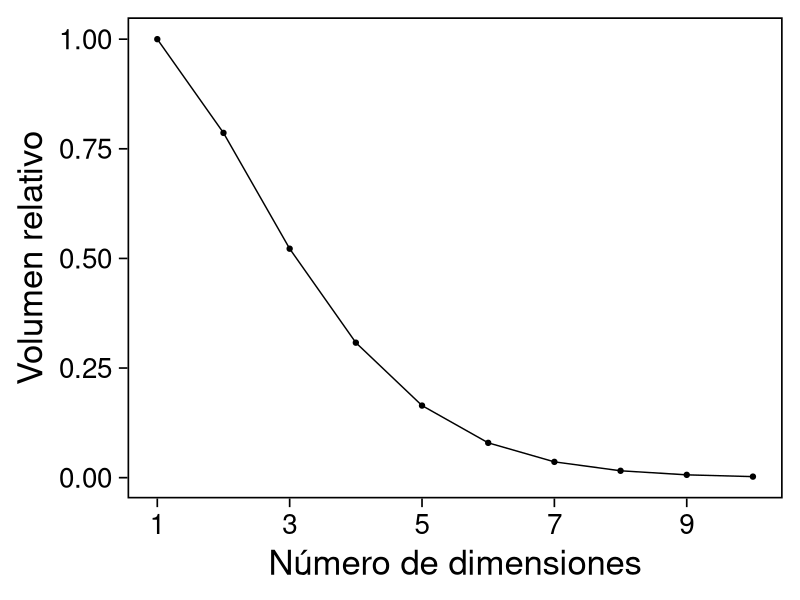
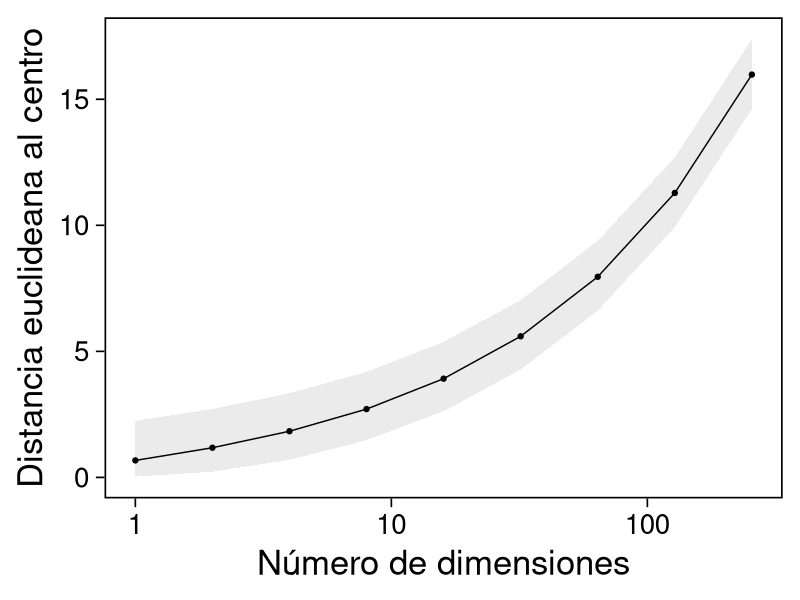
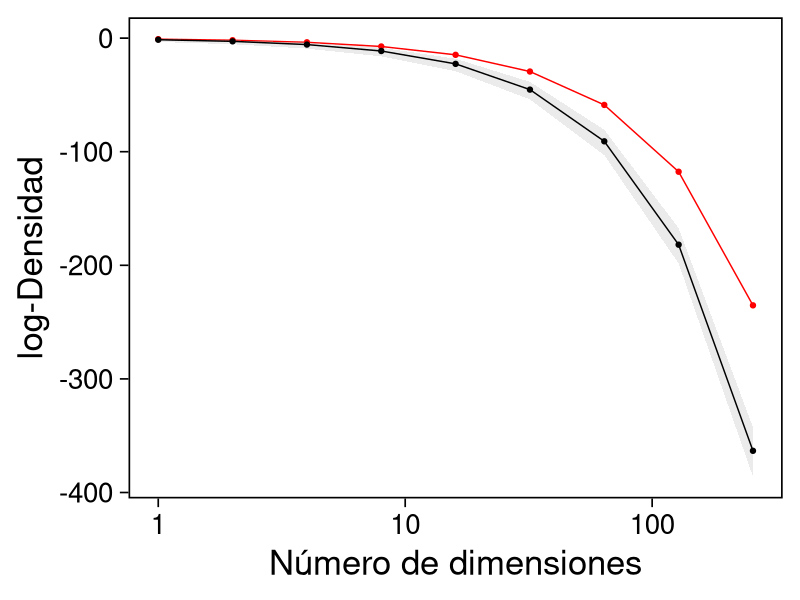
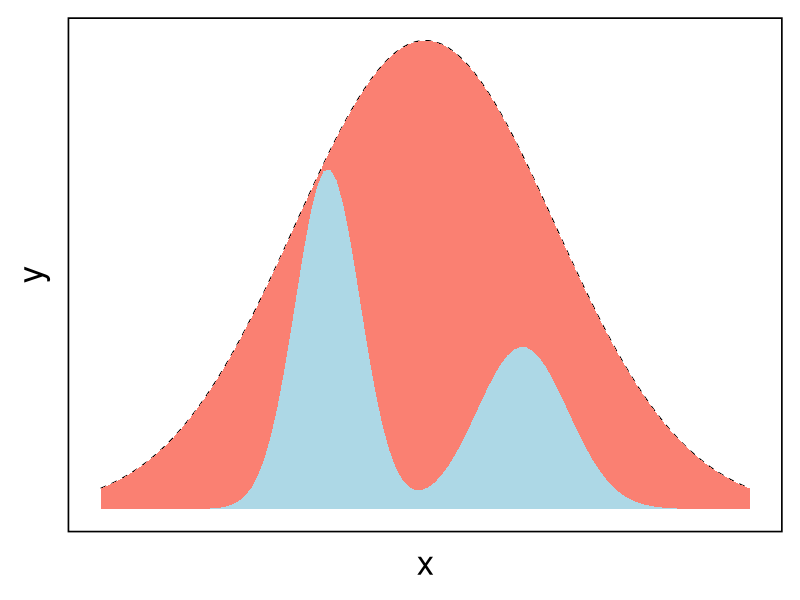
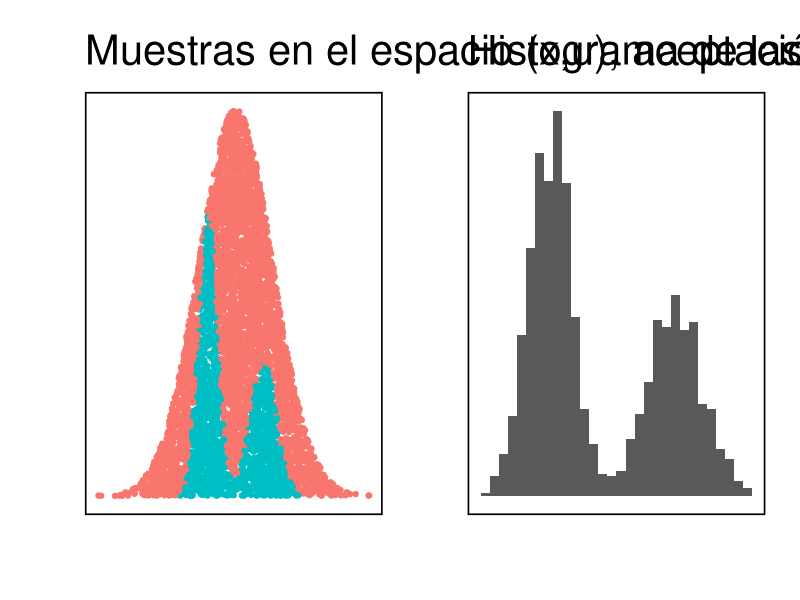
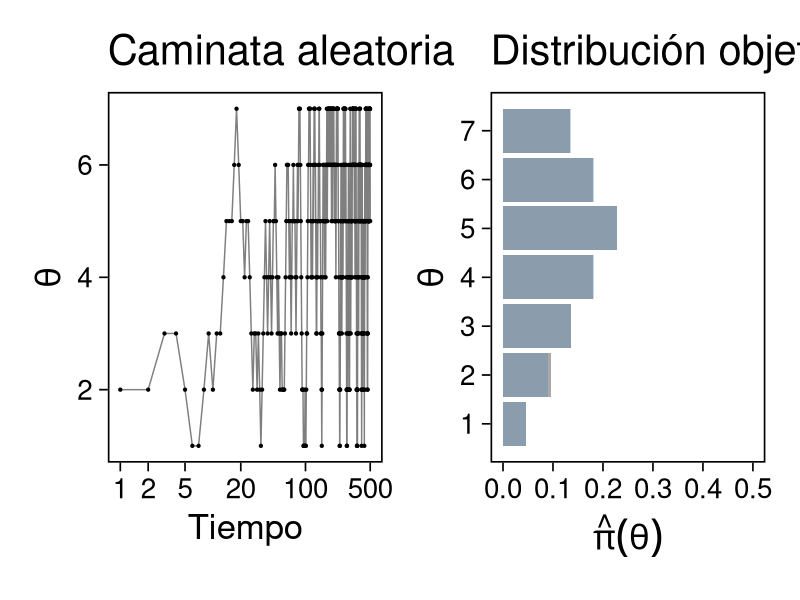
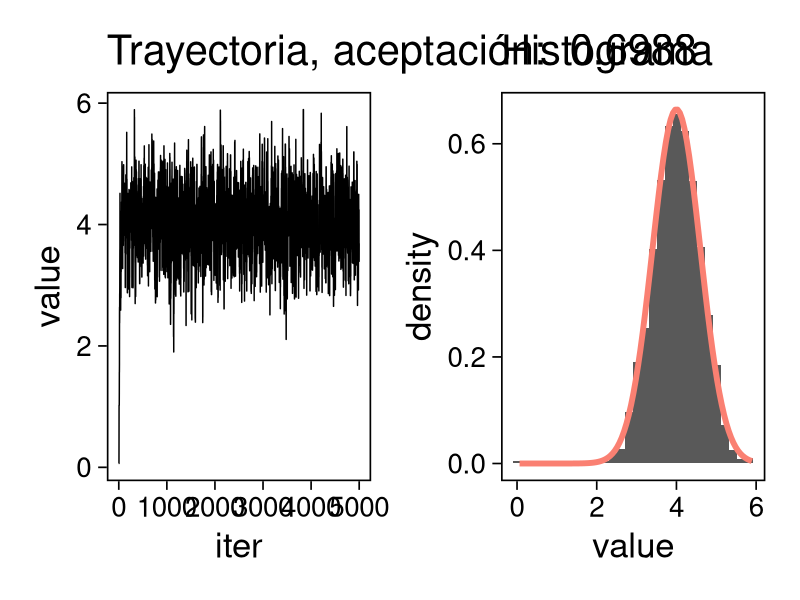
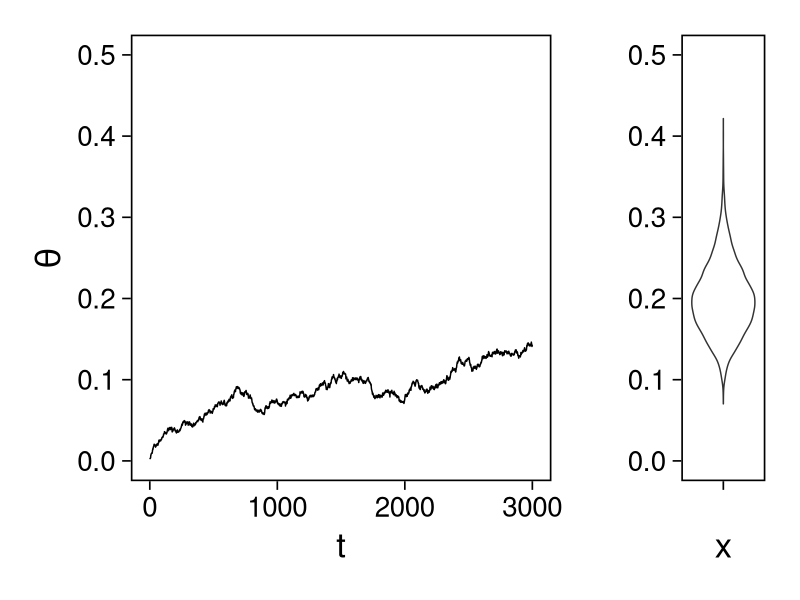

Write R code to recreate these figures, in order.
## Setup ---------------------------------------------------------------------
library(tidyverse)
library(patchwork)
library(scales)

## Cambia el default del tamaño de fuente 
theme_set(theme_linedraw(base_size = 25))

## Cambia el número de decimales para mostrar
options(digits = 4)
## Problemas con mi consola en Emacs
options(pillar.subtle = FALSE)
options(rlang_backtrace_on_error = "none")
options(crayon.enabled = FALSE)
options(width=60)

## Para el tema de ggplot
color.itam  <- c("#00362b","#004a3b", "#00503f", "#006953", "#008367", "#009c7b", "#00b68f", NA)
sin_leyenda <- theme(legend.position = "none")
sin_ejes <- theme(axis.ticks = element_blank(), axis.text = element_blank())
sin_lineas <- theme(panel.grid.major = element_blank(), panel.grid.minor = element_blank())

distancia_euclideana <- function(u) sqrt(sum(u * u));

experimento <- function(ndim){
  nsamples <- 1e5; 
  y <- matrix(runif(nsamples * ndim, -0.5, 0.5), nsamples, ndim);
  mean(apply(y, 1, distancia_euclideana) < 0.5)
}

tibble(dims = 1:10) |>
  mutate(prob = map_dbl(dims, experimento)) |>
  ggplot(aes(dims, prob)) +
  geom_point() +
  geom_line() +
  sin_lineas +
  scale_x_continuous(breaks=c(1, 3, 5, 7, 9)) +
xlab("Número de dimensiones") +
ylab("Volumen relativo")

tibble(dim = 2**seq(0, 8)) |>
  mutate(.centro = sqrt(qchisq(.50, dim)),
         .lower = sqrt(qchisq(.025, dim)),
         .upper = sqrt(qchisq(.975, dim))) |>
ggplot(aes(dim, .centro)) +
geom_ribbon(aes(ymin = .lower, ymax = .upper), alpha = .3, fill = "gray") + 
geom_line() + geom_point() + sin_lineas +
scale_x_log10() +
ylab("Distancia euclideana al centro") +
xlab("Número de dimensiones")

tibble(dim = 2**seq(0, 8)) |>
  mutate(.resultados  = map(dim, function(ndim){
           x <- unlist(purrr::rerun(10000, sum(dnorm(rnorm(ndim),log = TRUE))))
           tibble(x = x) |>
             summarise(.densidad_tip = mean(x),
                       .lower_densidad = quantile(x, .025),
                       .upper_densidad = quantile(x, .975),
                       .densidad_moda = sum(dnorm(rep(0, ndim), log = TRUE)))
         })) |>
  unnest(.resultados) |>
  ggplot(aes(dim, .densidad_tip)) +
  geom_line(aes(y = .densidad_moda), col = 'red') +
  geom_point(aes(y = .densidad_moda), col = 'red') + 
  geom_ribbon(aes(ymin = .lower_densidad, ymax = .upper_densidad), alpha = .3, fill = "gray") + 
  geom_line() + geom_point() + sin_lineas +
  scale_x_log10() +
  ylab("log-Densidad") +
  xlab("Número de dimensiones")

## Muestreo por aceptacion rechazo ---------------

crea_mezcla <- function(weights){
  function(x){
    weights$w1 * dnorm(x, mean = -1.5, sd = .5) +
    weights$w2 * dnorm(x, mean =  1.5, sd = .7)
  }
}

objetivo <- crea_mezcla(list(w1 = .6, w2 = .4))

tibble(x = seq(-5, 5, length.out = 100)) |>
  mutate(y = objetivo(x),
         aprox = 3.3 * dnorm(x, 0, sd = 2)) |>
  ggplot(aes(x,y)) +
  geom_area(fill = "lightblue") +
  geom_line(aes(x, aprox), lty = 2) +
  geom_ribbon(aes(ymin = y, ymax = aprox), fill = "salmon") + sin_lineas +
  sin_ejes

crea_mezcla <- function(weights){
  function(x){
    weights$w1 * dnorm(x, mean = -1.5, sd = .5) +
    weights$w2 * dnorm(x, mean =  1.5, sd = .7)
  }
}
objetivo <- crea_mezcla(list(w1 = .6, w2 = .4))
M        <- 3.3

library(R6)
ModeloNormal <- R6Class("ProbabilityModel", list(
      mean = NA, sd = NA,
      initialize = function(mean = 0, sd = 1){ ## Inicializador
        self$mean = mean; self$sd   = sd
      },
      sample = function(n = 1){                ## Muestreador
        rnorm(n, self$mean, sd = self$sd)              
      },
      density = function(x, log = TRUE){       ## Densidad
        dnorm(x, self$mean, sd = self$sd, log = log)
      }))

crea_rejection_sampling <- function(objetivo, aprox, M){
  function(niter){
    muestras <- matrix(nrow = niter, ncol = 3)
    for (ii in seq(1, niter)){
      propuesta <- aprox$sample()
      p <- objetivo(propuesta)
      g <- aprox$density(propuesta, log = FALSE)
      u <- runif(1)
      if (u < p/(M * g)) {  ## Aceptamos 
        muestras[ii, 1] <- 1
      } else {              ## Rechazamos 
        muestras[ii, 1] <- 0
      }
      muestras[ii, 2] <- propuesta
      muestras[ii, 3] <- u 
    }
    colnames(muestras) <- c("accept", "value", "auxiliar")
    muestras
  }
}

modelo.muestreo  <- ModeloNormal$new(mean = 0, sd = 2)
muestreo_rechazo <- crea_rejection_sampling(objetivo, modelo.muestreo, M)

muestras <- muestreo_rechazo(5000) |>
  as.tibble() |>
  mutate(density = modelo.muestreo$density(value, log = FALSE))

g1 <- muestras |>
  ggplot(aes(value, auxiliar * modelo.muestreo$density(value, log = FALSE))) +
  geom_point(aes(color = factor(accept))) + sin_lineas + sin_ejes + sin_leyenda +
  xlab("") + ylab("") +
  ggtitle(paste("Muestras en el espacio (x,u), aceptación: ", mean(muestras$accept)))

g2 <- muestras |>
  filter(accept == 1) |>
  ggplot(aes(value)) +
  geom_histogram() + 
  sin_lineas + sin_ejes + sin_leyenda +
  xlab("") + ylab("") +
  ggtitle("Histograma de las muestras generadas")

g1 + g2

## Caminata entre islas --------------------------
set.seed(1087)

islas <- tibble(islas = 1:7, pob = c(1,2,3,4,5,4,3))
camina_isla <- function(i){ # i: isla actual
  u_izq <- runif(1) # Lanzamos volado para ver si nos vamos izq o der. 
  v <- ifelse(u_izq < 0.5, i - 1, i + 1)  # Pedimos índice isla vecina. 
  if (v < 1 | v > 7) { # si estas en los extremos y el volado indica salir
    return(i)
  }
  u_cambio <- runif(1) # Moneda de aceptacion de cambio
  p_cambio = min(islas$pob[v]/islas$pob[i], 1)
  if (u_cambio < p_cambio) {
    return(v) # isla destino
  }
  else {
    return(i) # me quedo en la misma isla
  }
}

pasos <- 100000; iteraciones <- numeric(pasos)
iteraciones[1] <- sample(1:7, 1) # isla inicial
for (j in 2:pasos) {
    iteraciones[j] <- camina_isla(iteraciones[j - 1])
}
caminata <- tibble(paso = 1:pasos, isla = iteraciones)

plot_caminata <- ggplot(caminata[1:500, ], aes(x = paso, y = isla)) +
  geom_point(size = 0.8) +
  geom_path(alpha = 0.5) +
  labs(title = "Caminata aleatoria") +
  scale_x_continuous(trans = "log10", "Tiempo", breaks = c(1, 2, 5, 20, 100, 500)) +
  scale_y_continuous( expression(theta)) + sin_lineas
plot_dist <- ggplot(caminata, aes(x = isla)) +
  geom_bar(fill = "darkgray", aes(y = (..count..)/sum(..count..))) +
  geom_bar(data = islas |>  mutate(prop = pob/sum(pob)),
           aes(x = islas, y = prop), fill = "steelblue", alpha = .3, stat = "identity") + 
  scale_x_continuous(expression(theta), breaks = 1:10) +
  ylim(0,.5) + 
  labs(title = "Distribución objetivo (Histograma)", 
       y = expression(hat(pi)(theta))) + sin_lineas + coord_flip()
plot_caminata + plot_dist

## Caminata en espacio continuo ------------------------

ModeloUniforme <- R6Class("ProbabilityModel", list(
     a = NA, b = NA, 
     initialize = function(a = 0, b = 1){
       self$a = a; self$b = b
     }, 
     sample = function(n = 1){
       runif(n, self$a, self$b)              
     },
     density = function(x, log = TRUE){
       dunif(x, self$a, self$b, log = log)
     }))

crea_cadena_markov <- function(objetivo, muestreo){
  function(niter){
    muestras <- matrix(nrow = niter, ncol = 2)
    ## Empezamos en algun lugar
    estado   <- muestreo$sample()
    muestras[1,2] <- estado
    muestras[1,1] <- 1
    for (ii in 2:niter){
      ## Generamos un candidato
      propuesta   <- estado + muestreo$sample()
      p_propuesta <- objetivo$density(propuesta, log = FALSE)
      p_estado    <- objetivo$density(estado, log = FALSE)
      ## Evaluamos probabilidad de aceptar
      if (runif(1) < p_propuesta/p_estado) {
        muestras[ii, 1] <- 1 ## Aceptamos
        muestras[ii, 2] <- propuesta
      } else {
        muestras[ii, 1] <- 0 ## Rechazamos
        muestras[ii, 2] <- estado
      }
      estado <- muestras[ii, 2]
    }
    colnames(muestras) <- c("accept", "value")
    muestras
  }
}

objetivo <- ModeloNormal$new(mean = 4, sd = .6)
muestreo <- ModeloUniforme$new(a = -1, b = 1)

mcmc <- crea_cadena_markov(objetivo, muestreo)
muestras <- mcmc(5000)

g1 <- muestras |>
  as.tibble() |>
  mutate(iter = 1:n()) |>
  ggplot(aes(iter, value)) +
  geom_line() + sin_lineas + 
  ggtitle(paste("Trayectoria, aceptación: ", mean(muestras[,1])))

g2 <- muestras |>
  as.tibble() |>
  ggplot(aes(value)) +
  geom_histogram(aes(y = ..density..)) +
  stat_function(fun = objetivo$density,
                args = list(log = FALSE),
                color = "salmon",
                size = 2) + sin_lineas + 
  ggtitle("Histograma")

g1 + g2

## Implementacion Metropolis Hastings -----------------------
ModeloGamma <-
  R6Class("ProbabilityModel",
          list(
            shape = NA,
            rate  = NA, 
            initialize = function(a = 0, b = 1){
              self$shape = a
              self$rate  = b
            }, 
            sample = function(n = 1){
              rgamma(n, shape = self$shape, rate = self$rate)              
            },
            density = function(x, log = TRUE){
              dgamma(x, shape = self$shape, rate = self$rate, log = log)
            }           
          ))

### Muestreador Metropolis-Hastings -------------------------
crea_metropolis_hastings <- function(objetivo, muestreo){
  ## Este muestreador aprovecha la simetría de la propuesta 
  function(niter){
    ## Empezamos en algun lugar
    estado <- muestreo$sample()
    ndim <- length(estado) 
    muestras <- matrix(nrow = niter, ncol = ndim + 1)      
    muestras[1,2:(ndim+1)] <- estado
    muestras[1,1] <- 1
    for (ii in 2:niter){
      propuesta   <- estado + muestreo$sample()
      log_pi_propuesta <- objetivo$density(propuesta)
      log_pi_estado    <- objetivo$density(estado)
      log_alpha <- log_pi_propuesta - log_pi_estado

      if (log(runif(1)) < log_alpha) {
        muestras[ii, 1] <- 1 ## Aceptamos
        muestras[ii, 2:(ndim+1)] <- propuesta
      } else {
        muestras[ii, 1] <- 0 ## Rechazamos
        muestras[ii, 2:(ndim+1)] <- estado
      }
      estado <- muestras[ii, 2:(ndim+1)]
    }
    if (ndim == 1) {colnames(muestras) <- c("accept", "value")}
    muestras
  }
}

set.seed(108727)
objetivo <- ModeloGamma$new(a = 20, b = 100)
muestreo <- ModeloNormal$new(sd = 0.001)
mcmc_chico <- crea_metropolis_hastings(objetivo, muestreo)

g1 <- mcmc_chico(3000) |>
  as.tibble() |>
  mutate(t = 1:n()) |>
  ggplot(aes(t, value)) +
  geom_line() + sin_lineas + ylab(expression(theta)) +
  ylim(0, 0.5)

g2 <- tibble(x = rgamma(10000, 20, 100)) |>
  ggplot(aes(y = x, x = "")) +
  geom_violin() +
  ylab("") + sin_lineas +
  ylim(0, 0.5)

g1 + g2 + plot_layout(widths = c(5, 1))

set.seed(108727)
muestreo <- ModeloNormal$new(sd = 20)
mcmc_grande <- crea_metropolis_hastings(objetivo, muestreo)

g1 <- mcmc_grande(3000) |>
  as.tibble() |>
  mutate(t = 1:n()) |>
  ggplot(aes(t, value)) +
  geom_line() + sin_lineas + ylab(expression(theta)) +
  ylim(0, 0.5)

g2 <- tibble(x = rgamma(10000, 20, 100)) |>
  ggplot(aes(y = x, x = "")) +
  geom_violin() +
  ylab("") + sin_lineas +
  ylim(0, 0.5)

g1 + g2 + plot_layout(widths = c(5, 1))

set.seed(108727)
muestreo <- ModeloNormal$new(sd = 0.1)
mcmc_justo <- crea_metropolis_hastings(objetivo, muestreo)

g1 <- mcmc_justo(3000) |>
  as.tibble() |>
  mutate(t = 1:n()) |>
  ggplot(aes(t, value)) +
  geom_line() + sin_lineas + ylab(expression(theta)) +
  ylim(0, 0.5)

g2 <- tibble(x = rgamma(10000, 20, 100)) |>
  ggplot(aes(y = x, x = "")) +
  geom_violin() +
  ylab("") + sin_lineas +
  ylim(0, 0.5)

g1 + g2 + plot_layout(widths = c(5, 1))

tibble(configuracion = c("Paso chico", "Paso grande", "Paso justo"), 
       cadena   = c(mcmc_chico, mcmc_grande, mcmc_justo)) |>
  mutate(muestras = map(cadena, function(x) {
    set.seed(108727)
    x(3000) |>
      as.tibble()
  })) |>
  unnest(muestras) |>
  group_by(configuracion) |>
  summarise(media = mean(value),
            tasa.aceptacion = mean(accept)) |>
  rbind(tibble(configuracion = "Teorica",
               media = objetivo$shape/objetivo$rate,
               tasa.aceptacion = NA)) |>
  as.data.frame()

set.seed(108727)

g1 <- mcmc_chico(1000000) |>
  as.tibble() |>
  mutate(t = 1:n()) |>
  ggplot(aes(t, value)) +
  geom_line() + sin_lineas + ylab(expression(theta)) +
  ylim(0, 0.5)

g2 <- tibble(x = rgamma(10000, 20, 100)) |>
  ggplot(aes(y = x, x = "")) +
  geom_violin() +
  ylab("") + sin_lineas +
  ylim(0, 0.5)

g1 + g2 + plot_layout(widths = c(5, 1))

## En mas dimensiones -------------------------------

library(mvtnorm)
ModeloNormalMultivariado <- R6Class("ProbabilityModel", list(
      mean = NA,
      cov  = NA, 
      initialize = function(mu = 0, sigma = 1){
        self$mean = mu; self$cov  = sigma |> as.matrix()
      }, 
      sample = function(n = 1){
        rmvnorm(n, mean = self$mean, sigma = self$cov)              
      },
      density = function(x, log = TRUE){
        dmvnorm(x, self$mean, self$cov, log = log)              
      }))

mu <- c(1, 2)
Sigma <- matrix(c(1, .75, .75, 1), nrow = 2)
objetivo <- ModeloNormalMultivariado$new(mu, Sigma)


genera_experimento <- function(sigma){
  muestreo <- ModeloNormalMultivariado$new(c(0,0),
                                           sigma * diag(c(1,1)))
  set.seed(10)
  mcmc_multi <- crea_metropolis_hastings(objetivo, muestreo)
  mcmc_multi(50) |>
    as.tibble()
}

set.seed(108727)
## Para dibujar las curvas de nivel - distribucion objetivo 
plot.grid <- expand_grid(x = seq(-2,5, by = 7/99), y = seq(-1,5, by = 6/99))
plot.grid <- plot.grid %>% 
  mutate(density.target = dmvnorm(plot.grid, mean = mu, sigma = Sigma))
plot.breaks.target <- plot.grid %>% 
  summarise(breaks = quantile(density.target, probs = c(.67, .90, .99, 1))) %>% 
  pull(breaks)

## Caminatas aleatorias 
muestras.normal <- tibble(sigma = c(.1, .75, 2.33/sqrt(2), 5)) |>
   mutate(muestras = map(sigma, genera_experimento)) |>
   unnest(muestras)

## Para dibujar las curvas de nivel - distribucion propuesta
contours.proposal <- muestras.normal |>
  filter(sigma == 2.33/sqrt(2)) |>
  slice(1,3,7) |> mutate(id = 1:3) |>
  nest(location = c(V2, V3)) |>
  mutate(density.proposal = map(location,
         function(x){
           dmvnorm(plot.grid |> select(x,y),
                   mean = as.matrix(x),
                   sigma = 1.65 * diag(c(1,1)))
         }),
         coords = list(plot.grid |> select(x,y))) |>
  mutate(breaks.proposal = map(density.proposal, quantile, probs = c(.67,.90,.99)))

contours.proposal |>
  unnest(location, density.proposal, coords) |> 
  ggplot(aes(x, y, z = density.proposal)) +
  geom_contour_filled(bins = 4) + scale_fill_brewer(palette = "Purples") + 
  geom_point(data = contours.proposal |> unnest(location),
             aes(V2, V3), shape = 19, size = 10) +
  geom_contour(data = plot.grid, aes(x,y,z = density.target),
               breaks = plot.breaks.target, color = "black") +
  xlab(expression(x[1])) + ylab(expression(x[2])) + 
  facet_wrap(~id) + sin_lineas + coord_equal() + sin_leyenda

contours.proposal |>
  mutate(denominator = map(location, objetivo$density),
         numerator   = map(coords  , objetivo$density)) |>
  unnest(numerator, denominator) |>
  mutate(metropolis.hastings = ifelse(exp(numerator-denominator) < 1,
                                      exp(numerator-denominator), 1.00),
         contours.proposal |> unnest(coords) |> select(x,y),
         contours.proposal |> unnest(density.proposal),
         alpha = metropolis.hastings * density.proposal) |>
  ggplot(aes(x, y, z = log(metropolis.hastings + 1))) +
  geom_contour_filled(bins = 7) +
  scale_fill_brewer(palette = "Purples", direction = 1) +
  facet_wrap(~id) + sin_lineas + coord_equal() + sin_leyenda + 
  geom_point(data = contours.proposal |> unnest(location),
             aes(V2, V3), inherit.aes = FALSE, shape = 19, size = 10) +
  xlab(expression(x[1])) + ylab(expression(x[2]))

contours.proposal |>
  mutate(denominator = map(location, objetivo$density),
         numerator   = map(coords  , objetivo$density)) |>
  unnest(numerator, denominator) |>
  mutate(metropolis.hastings = ifelse(exp(numerator-denominator) < 1,
                                      exp(numerator-denominator), 1.00),
         contours.proposal |> unnest(coords) |> select(x,y),
         contours.proposal |> unnest(density.proposal),
         alpha = metropolis.hastings * density.proposal) |>
  ggplot(aes(x, y, z = alpha)) +
  geom_contour_filled(bins = 5) +
  scale_fill_brewer(palette = "Purples") +
  facet_wrap(~id) + sin_lineas + coord_equal() + sin_leyenda + 
  geom_point(data = contours.proposal |> unnest(location),
             aes(V2, V3), inherit.aes = FALSE, shape = 19, size = 10) +
  xlab(expression(x[1])) + ylab(expression(x[2]))

## Caminatas aleatorias 
muestras.normal |>
  ggplot(aes(x = V2, y = V3)) +
  geom_contour_filled(data = plot.grid, aes(x,y,z = density.target),
               breaks = plot.breaks.target) +
  scale_fill_brewer(palette = "Reds") + 
  geom_path() + geom_point() + 
  facet_wrap(~round(sigma,2), nrow = 1) + 
  xlab(expression(x[1])) + ylab(expression(x[2])) + 
  sin_lineas + coord_equal() + sin_leyenda

sessionInfo()
